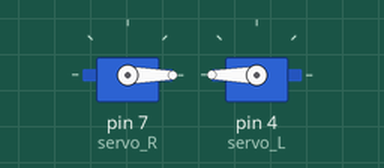
A sketch run on a simulated Arduino Uno, built with avr-gcc and run on an emulated ATmega328P. On the bench: 2 × servo.

Above: at 0.05 s.
At 10.0 s:
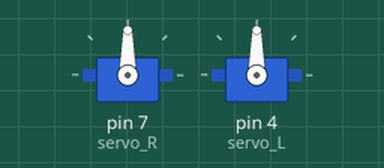
Timing chart, 0 to 13.0 s (numbered marks = the images above):
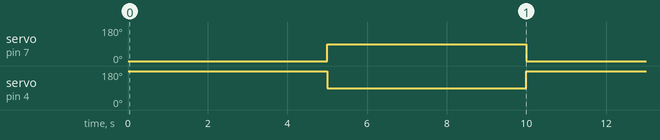

Measured:
- by itself, servo on pin 7 (servo_R): alternates 90° for 5.0 s and 0° for 5.0 s
- by itself, servo on pin 4 (servo_L): alternates 180° for 5.0 s and 90° for 5.0 s

The sketch:

Motor_Calibration_10_24_18.ino
```cpp
/* Title: MotorCalibration.cpp
 * Purpose: Calibration of motors on Machine Science Sumos with Redboard
 * Methods :Sends robot forward at full speed for 5 seconds then has them stop
 * to calibrate until wheels no longer move.
 * Date 10/24/2018
 */


#include <Servo.h>
Servo servo_R;
Servo servo_L;


void setup()
{
  servo_R.attach (7);
  servo_L.attach (4);

}

void loop(void)
{
  servo_R.write(0);
  servo_L.write (180);
  delay (5000);
  servo_R.write (90);
  servo_L.write (90);
  delay (5000);
}
```
